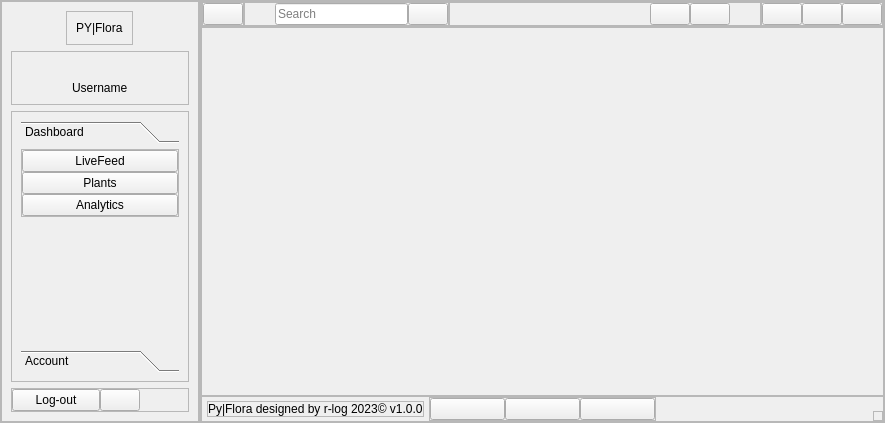
<?xml version="1.0" encoding="UTF-8"?>
<ui version="4.0">
 <class>MainWindow</class>
 <widget class="QMainWindow" name="MainWindow">
  <property name="geometry">
   <rect>
    <x>0</x>
    <y>0</y>
    <width>778</width>
    <height>423</height>
   </rect>
  </property>
  <property name="windowTitle">
   <string>MainWindow</string>
  </property>
  <widget class="QWidget" name="centralwidget">
   <layout class="QHBoxLayout" name="horizontalLayout">
    <property name="spacing">
     <number>0</number>
    </property>
    <property name="leftMargin">
     <number>0</number>
    </property>
    <property name="topMargin">
     <number>0</number>
    </property>
    <property name="rightMargin">
     <number>0</number>
    </property>
    <property name="bottomMargin">
     <number>0</number>
    </property>
    <item>
     <widget class="QFrame" name="side_menu_container">
      <property name="maximumSize">
       <size>
        <width>200</width>
        <height>16777215</height>
       </size>
      </property>
      <property name="frameShape">
       <enum>QFrame::StyledPanel</enum>
      </property>
      <property name="frameShadow">
       <enum>QFrame::Raised</enum>
      </property>
      <layout class="QVBoxLayout" name="verticalLayout_2">
       <property name="spacing">
        <number>0</number>
       </property>
       <property name="leftMargin">
        <number>0</number>
       </property>
       <property name="topMargin">
        <number>0</number>
       </property>
       <property name="rightMargin">
        <number>0</number>
       </property>
       <property name="bottomMargin">
        <number>0</number>
       </property>
       <item>
        <widget class="QFrame" name="slide_menu">
         <property name="minimumSize">
          <size>
           <width>198</width>
           <height>0</height>
          </size>
         </property>
         <property name="frameShape">
          <enum>QFrame::StyledPanel</enum>
         </property>
         <property name="frameShadow">
          <enum>QFrame::Raised</enum>
         </property>
         <layout class="QVBoxLayout" name="verticalLayout_4">
          <item alignment="Qt::AlignHCenter|Qt::AlignTop">
           <widget class="QFrame" name="side_menu_header">
            <property name="frameShape">
             <enum>QFrame::StyledPanel</enum>
            </property>
            <property name="frameShadow">
             <enum>QFrame::Raised</enum>
            </property>
            <layout class="QVBoxLayout" name="verticalLayout_5">
             <item>
              <widget class="QLabel" name="app_name_label">
               <property name="text">
                <string>PY|Flora</string>
               </property>
              </widget>
             </item>
            </layout>
           </widget>
          </item>
          <item alignment="Qt::AlignTop">
           <widget class="QFrame" name="account_info_frame">
            <property name="frameShape">
             <enum>QFrame::StyledPanel</enum>
            </property>
            <property name="frameShadow">
             <enum>QFrame::Raised</enum>
            </property>
            <layout class="QVBoxLayout" name="verticalLayout_7">
             <item alignment="Qt::AlignHCenter|Qt::AlignTop">
              <widget class="QLabel" name="profile_picture_placeholder">
               <property name="text">
                <string/>
               </property>
               <property name="pixmap">
                <pixmap resource="res/res.qrc">:/icons/icons/user.svg</pixmap>
               </property>
              </widget>
             </item>
             <item alignment="Qt::AlignHCenter|Qt::AlignVCenter">
              <widget class="QLabel" name="sidemenu_username_placeholder">
               <property name="text">
                <string>Username</string>
               </property>
              </widget>
             </item>
            </layout>
           </widget>
          </item>
          <item>
           <widget class="QFrame" name="side_menu_body">
            <property name="sizePolicy">
             <sizepolicy hsizetype="Preferred" vsizetype="Expanding">
              <horstretch>0</horstretch>
              <verstretch>0</verstretch>
             </sizepolicy>
            </property>
            <property name="frameShape">
             <enum>QFrame::StyledPanel</enum>
            </property>
            <property name="frameShadow">
             <enum>QFrame::Raised</enum>
            </property>
            <layout class="QVBoxLayout" name="verticalLayout_6">
             <item>
              <widget class="QToolBox" name="sidemenu_toolbox">
               <property name="currentIndex">
                <number>0</number>
               </property>
               <widget class="QWidget" name="dashboard_drop_bttn">
                <property name="geometry">
                 <rect>
                  <x>0</x>
                  <y>0</y>
                  <width>158</width>
                  <height>181</height>
                 </rect>
                </property>
                <attribute name="icon">
                 <iconset resource="res/res.qrc">
                  <normaloff>:/icons/icons/chevron-down.svg</normaloff>:/icons/icons/chevron-down.svg</iconset>
                </attribute>
                <attribute name="label">
                 <string>Dashboard</string>
                </attribute>
                <layout class="QVBoxLayout" name="verticalLayout_8">
                 <property name="spacing">
                  <number>0</number>
                 </property>
                 <property name="leftMargin">
                  <number>0</number>
                 </property>
                 <property name="topMargin">
                  <number>0</number>
                 </property>
                 <property name="rightMargin">
                  <number>0</number>
                 </property>
                 <property name="bottomMargin">
                  <number>0</number>
                 </property>
                 <item alignment="Qt::AlignTop">
                  <widget class="QFrame" name="frame_2">
                   <property name="frameShape">
                    <enum>QFrame::StyledPanel</enum>
                   </property>
                   <property name="frameShadow">
                    <enum>QFrame::Raised</enum>
                   </property>
                   <layout class="QVBoxLayout" name="verticalLayout_9">
                    <property name="spacing">
                     <number>0</number>
                    </property>
                    <property name="leftMargin">
                     <number>0</number>
                    </property>
                    <property name="topMargin">
                     <number>0</number>
                    </property>
                    <property name="rightMargin">
                     <number>0</number>
                    </property>
                    <property name="bottomMargin">
                     <number>0</number>
                    </property>
                    <item>
                     <widget class="QPushButton" name="sidemenu_livefeed_bttn">
                      <property name="text">
                       <string>LiveFeed</string>
                      </property>
                      <property name="icon">
                       <iconset resource="res/res.qrc">
                        <normaloff>:/icons/icons/video.svg</normaloff>:/icons/icons/video.svg</iconset>
                      </property>
                     </widget>
                    </item>
                    <item>
                     <widget class="QPushButton" name="sidemenu_plants_bttn">
                      <property name="text">
                       <string>Plants</string>
                      </property>
                      <property name="icon">
                       <iconset resource="res/res.qrc">
                        <normaloff>:/icons/icons/activity.svg</normaloff>:/icons/icons/activity.svg</iconset>
                      </property>
                     </widget>
                    </item>
                    <item>
                     <widget class="QPushButton" name="sidemenu_analytics_bttn">
                      <property name="text">
                       <string>Analytics</string>
                      </property>
                      <property name="icon">
                       <iconset resource="res/res.qrc">
                        <normaloff>:/icons/icons/bar-chart-2.svg</normaloff>:/icons/icons/bar-chart-2.svg</iconset>
                      </property>
                     </widget>
                    </item>
                   </layout>
                  </widget>
                 </item>
                </layout>
               </widget>
               <widget class="QWidget" name="account_drop_bttn">
                <property name="geometry">
                 <rect>
                  <x>0</x>
                  <y>0</y>
                  <width>158</width>
                  <height>181</height>
                 </rect>
                </property>
                <attribute name="icon">
                 <iconset resource="res/res.qrc">
                  <normaloff>:/icons/icons/chevron-down.svg</normaloff>:/icons/icons/chevron-down.svg</iconset>
                </attribute>
                <attribute name="label">
                 <string>Account</string>
                </attribute>
               </widget>
              </widget>
             </item>
            </layout>
           </widget>
          </item>
          <item alignment="Qt::AlignBottom">
           <widget class="QFrame" name="side_menu_footer">
            <property name="frameShape">
             <enum>QFrame::StyledPanel</enum>
            </property>
            <property name="frameShadow">
             <enum>QFrame::Raised</enum>
            </property>
            <layout class="QHBoxLayout" name="horizontalLayout_9">
             <property name="spacing">
              <number>0</number>
             </property>
             <property name="leftMargin">
              <number>0</number>
             </property>
             <property name="topMargin">
              <number>0</number>
             </property>
             <property name="rightMargin">
              <number>0</number>
             </property>
             <property name="bottomMargin">
              <number>0</number>
             </property>
             <item>
              <widget class="QPushButton" name="log_out_bttn">
               <property name="text">
                <string>Log-out</string>
               </property>
               <property name="icon">
                <iconset resource="res/res.qrc">
                 <normaloff>:/icons/icons/log-out.svg</normaloff>:/icons/icons/log-out.svg</iconset>
               </property>
              </widget>
             </item>
             <item alignment="Qt::AlignLeft">
              <widget class="QPushButton" name="theme_changer_bttn_off">
               <property name="text">
                <string/>
               </property>
               <property name="icon">
                <iconset resource="res/res.qrc">
                 <normaloff>:/icons/icons/toggle-left.svg</normaloff>:/icons/icons/toggle-left.svg</iconset>
               </property>
              </widget>
             </item>
            </layout>
           </widget>
          </item>
         </layout>
        </widget>
       </item>
      </layout>
     </widget>
    </item>
    <item>
     <widget class="QFrame" name="main_body_container">
      <property name="frameShape">
       <enum>QFrame::StyledPanel</enum>
      </property>
      <property name="frameShadow">
       <enum>QFrame::Raised</enum>
      </property>
      <layout class="QVBoxLayout" name="verticalLayout">
       <property name="spacing">
        <number>0</number>
       </property>
       <property name="leftMargin">
        <number>0</number>
       </property>
       <property name="topMargin">
        <number>0</number>
       </property>
       <property name="rightMargin">
        <number>0</number>
       </property>
       <property name="bottomMargin">
        <number>0</number>
       </property>
       <item alignment="Qt::AlignTop">
        <widget class="QFrame" name="header_frame">
         <property name="frameShape">
          <enum>QFrame::StyledPanel</enum>
         </property>
         <property name="frameShadow">
          <enum>QFrame::Raised</enum>
         </property>
         <layout class="QHBoxLayout" name="horizontalLayout_2">
          <property name="spacing">
           <number>0</number>
          </property>
          <property name="leftMargin">
           <number>0</number>
          </property>
          <property name="topMargin">
           <number>0</number>
          </property>
          <property name="rightMargin">
           <number>0</number>
          </property>
          <property name="bottomMargin">
           <number>0</number>
          </property>
          <item alignment="Qt::AlignLeft|Qt::AlignTop">
           <widget class="QFrame" name="side_menu_controls">
            <property name="frameShape">
             <enum>QFrame::StyledPanel</enum>
            </property>
            <property name="frameShadow">
             <enum>QFrame::Raised</enum>
            </property>
            <layout class="QHBoxLayout" name="horizontalLayout_8">
             <property name="spacing">
              <number>0</number>
             </property>
             <property name="leftMargin">
              <number>0</number>
             </property>
             <property name="topMargin">
              <number>0</number>
             </property>
             <property name="rightMargin">
              <number>0</number>
             </property>
             <property name="bottomMargin">
              <number>0</number>
             </property>
             <item>
              <widget class="QPushButton" name="minimize_menu_bttn">
               <property name="text">
                <string/>
               </property>
               <property name="icon">
                <iconset resource="res/res.qrc">
                 <normaloff>:/icons/icons/align-left.svg</normaloff>:/icons/icons/align-left.svg</iconset>
               </property>
               <property name="iconSize">
                <size>
                 <width>16</width>
                 <height>16</height>
                </size>
               </property>
              </widget>
             </item>
            </layout>
           </widget>
          </item>
          <item alignment="Qt::AlignLeft|Qt::AlignTop">
           <widget class="QFrame" name="search_frame">
            <property name="frameShape">
             <enum>QFrame::StyledPanel</enum>
            </property>
            <property name="frameShadow">
             <enum>QFrame::Raised</enum>
            </property>
            <layout class="QHBoxLayout" name="horizontalLayout_6">
             <property name="spacing">
              <number>0</number>
             </property>
             <property name="leftMargin">
              <number>30</number>
             </property>
             <property name="topMargin">
              <number>0</number>
             </property>
             <property name="rightMargin">
              <number>0</number>
             </property>
             <property name="bottomMargin">
              <number>0</number>
             </property>
             <item alignment="Qt::AlignLeft|Qt::AlignVCenter">
              <widget class="QLineEdit" name="search_box">
               <property name="minimumSize">
                <size>
                 <width>133</width>
                 <height>0</height>
                </size>
               </property>
               <property name="placeholderText">
                <string>Search</string>
               </property>
              </widget>
             </item>
             <item alignment="Qt::AlignLeft|Qt::AlignTop">
              <widget class="QPushButton" name="search_bttn">
               <property name="text">
                <string/>
               </property>
               <property name="icon">
                <iconset resource="res/res.qrc">
                 <normaloff>:/icons/icons/search.svg</normaloff>:/icons/icons/search.svg</iconset>
               </property>
              </widget>
             </item>
            </layout>
           </widget>
          </item>
          <item>
           <widget class="QFrame" name="notifications_frame">
            <property name="frameShape">
             <enum>QFrame::StyledPanel</enum>
            </property>
            <property name="frameShadow">
             <enum>QFrame::Raised</enum>
            </property>
            <layout class="QHBoxLayout" name="horizontalLayout_5">
             <property name="spacing">
              <number>0</number>
             </property>
             <property name="leftMargin">
              <number>200</number>
             </property>
             <property name="topMargin">
              <number>0</number>
             </property>
             <property name="rightMargin">
              <number>30</number>
             </property>
             <property name="bottomMargin">
              <number>0</number>
             </property>
             <item alignment="Qt::AlignRight|Qt::AlignTop">
              <widget class="QPushButton" name="help_bttn">
               <property name="text">
                <string/>
               </property>
               <property name="icon">
                <iconset resource="res/res.qrc">
                 <normaloff>:/icons/icons/help-circle.svg</normaloff>:/icons/icons/help-circle.svg</iconset>
               </property>
              </widget>
             </item>
             <item alignment="Qt::AlignRight|Qt::AlignTop">
              <widget class="QPushButton" name="notifications_bttn">
               <property name="layoutDirection">
                <enum>Qt::RightToLeft</enum>
               </property>
               <property name="text">
                <string/>
               </property>
               <property name="icon">
                <iconset resource="res/res.qrc">
                 <normaloff>:/icons/icons/bell.svg</normaloff>:/icons/icons/bell.svg</iconset>
               </property>
              </widget>
             </item>
            </layout>
           </widget>
          </item>
          <item alignment="Qt::AlignRight|Qt::AlignTop">
           <widget class="QFrame" name="app_controls_frame">
            <property name="frameShape">
             <enum>QFrame::StyledPanel</enum>
            </property>
            <property name="frameShadow">
             <enum>QFrame::Raised</enum>
            </property>
            <layout class="QHBoxLayout" name="horizontalLayout_4">
             <property name="spacing">
              <number>0</number>
             </property>
             <property name="leftMargin">
              <number>0</number>
             </property>
             <property name="topMargin">
              <number>0</number>
             </property>
             <property name="rightMargin">
              <number>0</number>
             </property>
             <property name="bottomMargin">
              <number>0</number>
             </property>
             <item>
              <widget class="QPushButton" name="minimize_bttn">
               <property name="text">
                <string/>
               </property>
               <property name="icon">
                <iconset resource="res/res.qrc">
                 <normaloff>:/icons/icons/minimize-2.svg</normaloff>:/icons/icons/minimize-2.svg</iconset>
               </property>
              </widget>
             </item>
             <item>
              <widget class="QPushButton" name="maximize_bttn">
               <property name="text">
                <string/>
               </property>
               <property name="icon">
                <iconset resource="res/res.qrc">
                 <normaloff>:/icons/icons/maximize-2.svg</normaloff>:/icons/icons/maximize-2.svg</iconset>
               </property>
              </widget>
             </item>
             <item>
              <widget class="QPushButton" name="exit_bttn_mw">
               <property name="text">
                <string/>
               </property>
               <property name="icon">
                <iconset resource="res/res.qrc">
                 <normaloff>:/icons/icons/x.svg</normaloff>:/icons/icons/x.svg</iconset>
               </property>
              </widget>
             </item>
            </layout>
           </widget>
          </item>
         </layout>
        </widget>
       </item>
       <item>
        <widget class="QFrame" name="main_body_frame">
         <property name="sizePolicy">
          <sizepolicy hsizetype="Preferred" vsizetype="Expanding">
           <horstretch>0</horstretch>
           <verstretch>0</verstretch>
          </sizepolicy>
         </property>
         <property name="frameShape">
          <enum>QFrame::StyledPanel</enum>
         </property>
         <property name="frameShadow">
          <enum>QFrame::Raised</enum>
         </property>
        </widget>
       </item>
       <item alignment="Qt::AlignBottom">
        <widget class="QFrame" name="footer_frame">
         <property name="frameShape">
          <enum>QFrame::StyledPanel</enum>
         </property>
         <property name="frameShadow">
          <enum>QFrame::Raised</enum>
         </property>
         <layout class="QHBoxLayout" name="horizontalLayout_3">
          <property name="spacing">
           <number>0</number>
          </property>
          <property name="leftMargin">
           <number>0</number>
          </property>
          <property name="topMargin">
           <number>0</number>
          </property>
          <property name="rightMargin">
           <number>0</number>
          </property>
          <property name="bottomMargin">
           <number>0</number>
          </property>
          <item alignment="Qt::AlignHCenter|Qt::AlignVCenter">
           <widget class="QFrame" name="info_text_frame">
            <property name="frameShape">
             <enum>QFrame::StyledPanel</enum>
            </property>
            <property name="frameShadow">
             <enum>QFrame::Raised</enum>
            </property>
            <layout class="QVBoxLayout" name="verticalLayout_3">
             <property name="spacing">
              <number>0</number>
             </property>
             <property name="leftMargin">
              <number>0</number>
             </property>
             <property name="topMargin">
              <number>0</number>
             </property>
             <property name="rightMargin">
              <number>0</number>
             </property>
             <property name="bottomMargin">
              <number>0</number>
             </property>
             <item alignment="Qt::AlignVCenter">
              <widget class="QLabel" name="info_text">
               <property name="text">
                <string>Py|Flora designed by r-log 2023© v1.0.0</string>
               </property>
              </widget>
             </item>
            </layout>
           </widget>
          </item>
          <item>
           <widget class="QFrame" name="socials_frame">
            <property name="frameShape">
             <enum>QFrame::StyledPanel</enum>
            </property>
            <property name="frameShadow">
             <enum>QFrame::Raised</enum>
            </property>
            <layout class="QHBoxLayout" name="horizontalLayout_7">
             <property name="spacing">
              <number>0</number>
             </property>
             <property name="leftMargin">
              <number>0</number>
             </property>
             <property name="topMargin">
              <number>0</number>
             </property>
             <property name="rightMargin">
              <number>0</number>
             </property>
             <property name="bottomMargin">
              <number>0</number>
             </property>
             <item>
              <widget class="QPushButton" name="algebra_web_bttn">
               <property name="text">
                <string/>
               </property>
               <property name="icon">
                <iconset resource="res/res.qrc">
                 <normaloff>:/icons/icons/codesandbox.svg</normaloff>:/icons/icons/codesandbox.svg</iconset>
               </property>
              </widget>
             </item>
             <item>
              <widget class="QPushButton" name="email_web_bttn">
               <property name="text">
                <string/>
               </property>
               <property name="icon">
                <iconset resource="res/res.qrc">
                 <normaloff>:/icons/icons/mail.svg</normaloff>:/icons/icons/mail.svg</iconset>
               </property>
              </widget>
             </item>
             <item>
              <widget class="QPushButton" name="github_web_bttn">
               <property name="text">
                <string/>
               </property>
               <property name="icon">
                <iconset resource="res/res.qrc">
                 <normaloff>:/icons/icons/github.svg</normaloff>:/icons/icons/github.svg</iconset>
               </property>
              </widget>
             </item>
            </layout>
           </widget>
          </item>
          <item alignment="Qt::AlignRight|Qt::AlignBottom">
           <widget class="QFrame" name="size_grip">
            <property name="minimumSize">
             <size>
              <width>10</width>
              <height>10</height>
             </size>
            </property>
            <property name="maximumSize">
             <size>
              <width>10</width>
              <height>10</height>
             </size>
            </property>
            <property name="frameShape">
             <enum>QFrame::StyledPanel</enum>
            </property>
            <property name="frameShadow">
             <enum>QFrame::Raised</enum>
            </property>
           </widget>
          </item>
         </layout>
        </widget>
       </item>
      </layout>
     </widget>
    </item>
   </layout>
  </widget>
 </widget>
 <resources>
  <include location="res/res.qrc"/>
 </resources>
 <connections/>
</ui>
